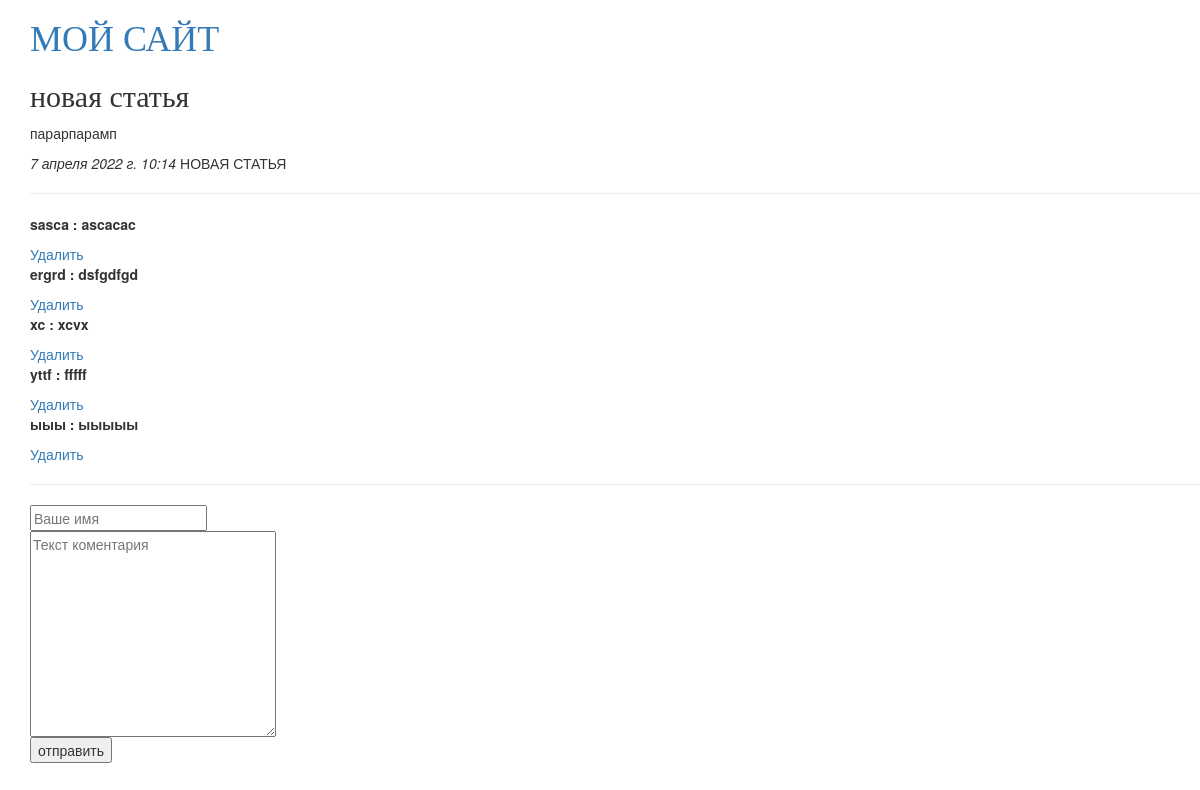
The page /2/ on the database as committed earlier.
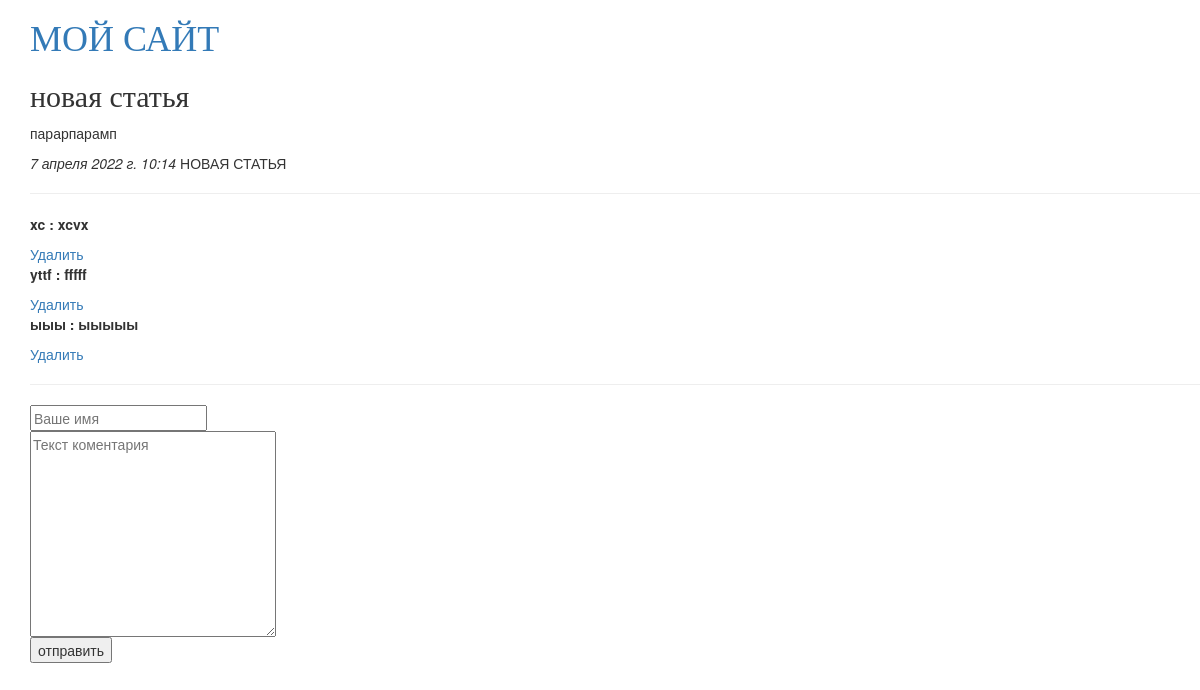
The same page on the database as committed later.
### myfirst/apps/articles/models.py (models this page shows, shortened)
class Article(models.Model):
    article_title = models.CharField('название статьи', max_length = 200)
    article_text = models.TextField('текст статьи')
    pub_date = models.DateTimeField('дата публикации')
    '''cat = models.ForeignKey('Comment', on_delete = models.CASCADE, null = True)'''
    def was_published_recenyly(self):
        return self.pub_date >= (timezone.now() - datetime.timedelta(days = 7))
    class Meta:
        verbose_name = 'Статья'
        verbose_name_plural = 'Статьи'

class Comment(models.Model):
    article = models.ForeignKey(Article, on_delete = models.CASCADE)
    author_name = models.CharField('имя автора', max_length = 50)
    comment_text = models.TextField('текст коментария', max_length = 200)

### myfirst/apps/articles/views.py (the view)
# urls.py: path('<int:article_id>/', views.detail, name = 'detail'),
def detail(request, article_id):
    try:
        a = Article.objects.get( id = article_id )
    except:
        raise Http404("Статья не найдена")
    latest_comment_list = a.comment_set.order_by('-id')[:10]
    return render(request, 'articles/detail.html', {'article': a, 'latest_comment_list': latest_comment_list})

### myfirst/templates/articles/detail.html (shortened to what this page needs)
{% extends 'base.html' %}
{% block content %}
<h2>{{article.article_title}}</h2>
<p>{{article.article_text}}</p>
<em>{{article.pub_date}}</em>
{% if article.was_published_recenyly %}
НОВАЯ СТАТЬЯ
{% endif %}
<hr>
{% if latest_comment_list %}
    {% for c in latest_comment_list %}
        <p>
          <strong>{{c.author_name }} :</strong>
          <strong>{{c.comment_text}}</strong>
        </p>
        <a href="{{ c.id }}" method="POST" onclick="return confirm('Вы уверены, что хотите удалить этот комментарий?')">Удалить</a>
    {% endfor %}
{% else %}
Коментарии не найдены! Станьте первым ;)
{% endif %}
<hr>
<form action="{% url 'articles:leave_comment' article.id %}" method="POST">
    <input type="text" required placeholder="Ваше имя" name="name" id="name"><br>
    <textarea name="text" required="" placeholder="Текст коментария" rows="10" cols="30" id="text"></textarea><br>
    <input type="submit" value="отправить">
</form>
{% endblock %}

### myfirst/templates/base.html (shortened to what this page needs)
{% load static %}
<html>
  <head>
    <link rel="stylesheet" href="//maxcdn.bootstrapcdn.com/bootstrap/3.2.0/css/bootstrap.min.css">
    <link rel="stylesheet" href="//maxcdn.bootstrapcdn.com/bootstrap/3.2.0/css/bootstrap-theme.min.css">
    <link rel="stylesheet" href="{% static 'css/style.css' %}" type="text/css">
  </head>
  <body>
    <div>
            <h1><a href="/">МОЙ САЙТ</a></h1>
        </div>
    {% block content %}{% endblock %}
  </body>
</html>

### myfirst/static/css/style.css (style rules this page uses)
body { padding-left: 30px; }
h1, h2, h3, h4 { font-family: 'Lobster', cursive; }

Rows that differ between the two databases and show on the page:
removed Comment: author_name "sasca", comment_text "ascacac"
removed Comment: author_name "ergrd", comment_text "dsfgdfgd"
